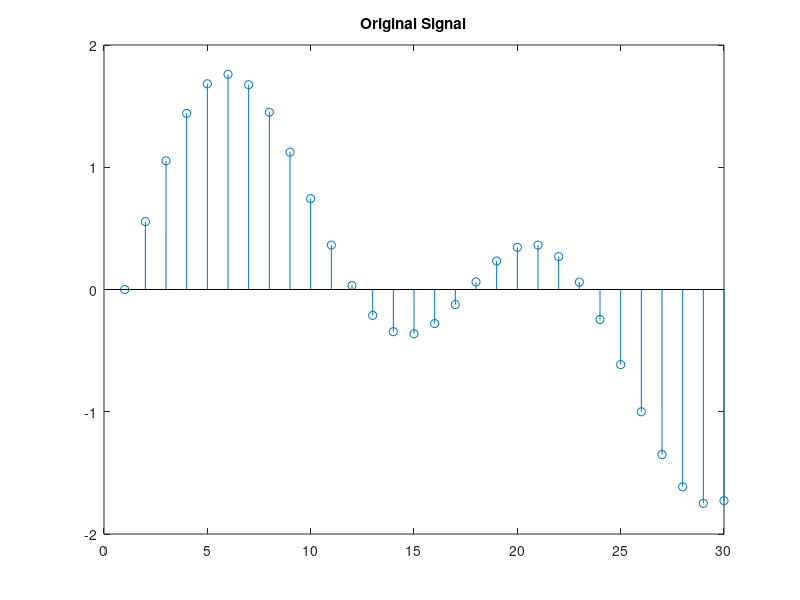
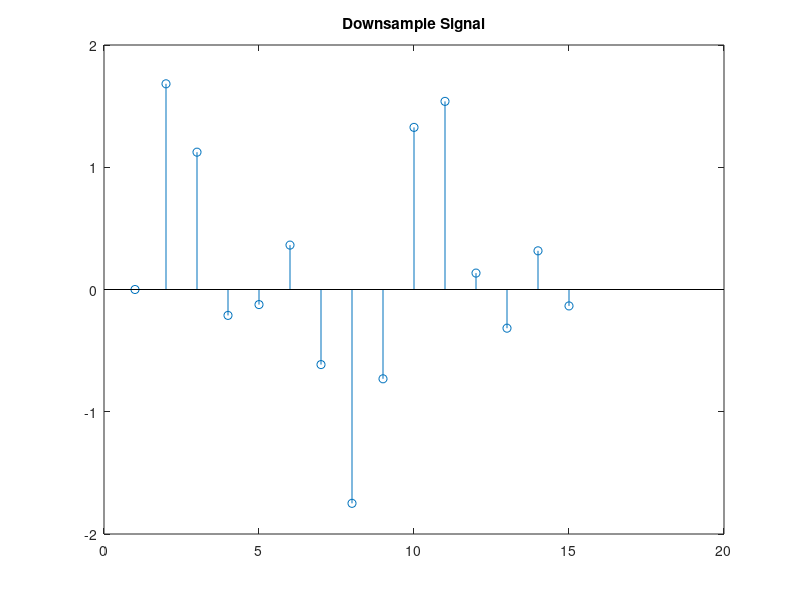

These figures' MATLAB source, in order:
t = 0:0.001:1;     % Time vector
x = sin(2*pi*30*t) + sin(2*pi*60*t);
y = downsample(x,4);
stem(x(1:30)); 
title('Original Signal');
figure
stem(y(1:15)); 
title('Downsample Signal');